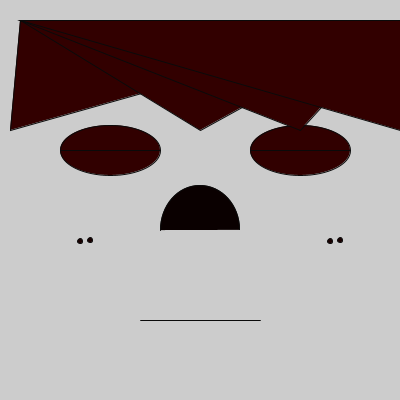
Frame 1 (no input)
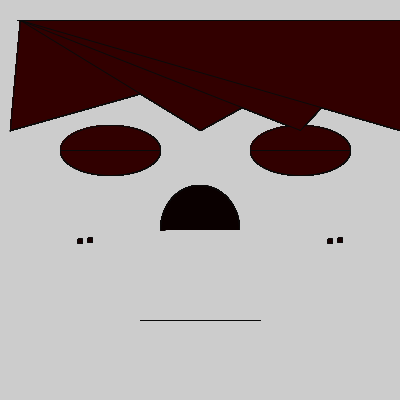
Frame 60 (the mouse pressed at the canvas centre just before this capture)
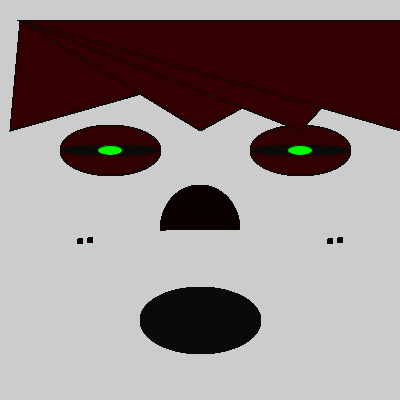
Frame 120 (the mouse held since frame 60 and released just before this capture)

The Processing sketch that drew these frames (run headless with seeded random() and noise(); from frame 60 on, the mouse is pressed at the canvas centre):

// Processing sketch: processing_76710
// ── processing_76710.pde

void setup (){
size (400,400);
smooth();
}
void draw (){
fill (49,0,0);
stroke (10);
ellipse(110,150,100,50);
ellipse(300,150,100,50);
fill (10);
stroke (10);
ellipse(110,150,100, mouseX/20);
ellipse(300,150,100, mouseY/20);
fill (0,255,0);
stroke (10);
ellipse(110,150,25,mouseX/20);
ellipse(300,150,25,mouseY/20);
fill (10);
ellipse(200,320,120,mouseX/3);
ellipse(200,320,120,mouseY/10);
stroke (10);
fill (50,0,0);
triangle(10,130,400,20,20,20);
triangle(200,130,400,20,20,20);
triangle(300,130,400,20,20,20);
triangle(400,130,400,20,20,20);
fill (10,0,0);
stroke (10);
arc(200,230,80,90,3.14,6.28);
fill (25,0,0);
stroke (10);
ellipse(340,240,5,5);
ellipse(90,240,5,5);
ellipse(330,241,5,5);
ellipse(80,241,5,5);
}
